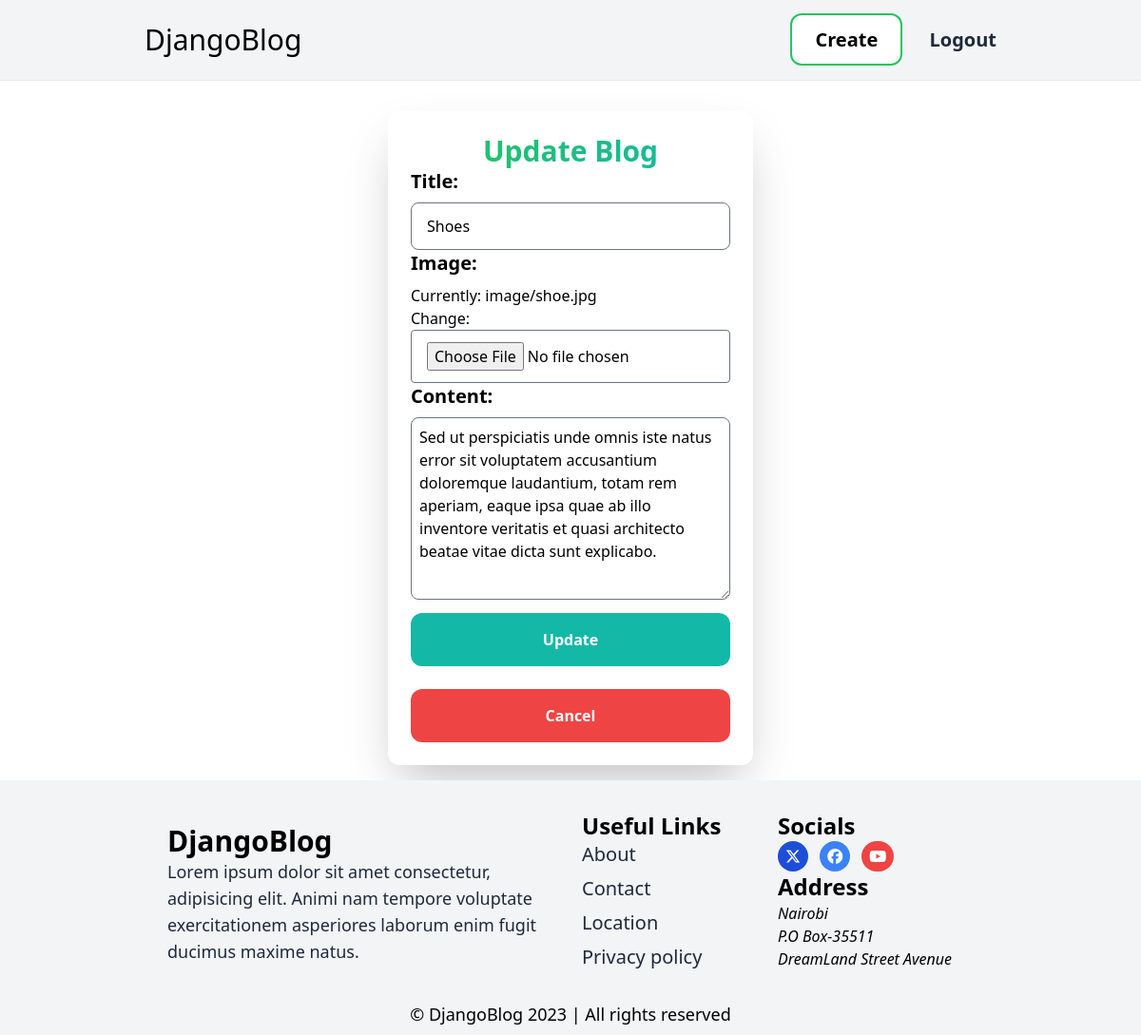
The app's page /update/16/ (signed in) with its own data.
### blog/models.py (models this page shows, shortened)
class Post(models.Model):
    title=models.CharField(max_length=200)
    image=models.ImageField(upload_to='image',blank=True,null=True)
    content=models.TextField()
    author=models.ForeignKey('auth.User',on_delete=models.CASCADE)
    published_at=models.DateTimeField(auto_now_add=True)
    updated_at=models.DateTimeField(auto_now=True)
    slug=models.SlugField(max_length=200,default='',blank=True)
    class Meta:
        ordering=['-published_at']
    def get_absolute_url(self):
        return reverse('blog:detail',args=[self.slug,self.id])

### blog/views.py (the view, shortened to what this page needs)
# urls.py: path('update/<int:pk>/',BlogUpdateView.as_view(), name='update'),
class BlogUpdateView(LoginRequiredMixin,UpdateView):
    model=Post
    form_class=PostForm
    template_name='blog/update_post.html'

### blog/forms.py
class PostForm(forms.ModelForm):
    class Meta:
        model=Post
        fields=['title','image','content',]
    title=forms.CharField(widget=forms.TextInput(attrs={
        'placeholder':'Write a nice title for your content ',
        'class':'w-full px-4 py-3 rounded-lg border border-gray-500'
    }))
    image=forms.ImageField(widget=forms.ClearableFileInput(attrs={
        'class':'w-full py-3 px-4 border border-gray-500 rounded'
    }))
    content=forms.CharField(widget=forms.Textarea(attrs={
        'placeholder':'write your creative thoughts here...',
        'class':'border border-gray-500 rounded-lg h-48 w-full p-2'
    }))

### blog/templates/blog/update_post.html (shortened to what this page needs)
{% extends 'blog/base.html' %}
{% block content %}
<div class="max-w-sm m-4 mx-auto p-6 rounded-xl shadow-2xl">
  <h2 class="text-3xl font-extrabold text-transparent bg-clip-text bg-gradient-to-r from-green-500 to-teal-500 text-center">Update Blog</h2>
  <form action="" method="post" enctype="multipart/form-data">
    {% for field in form %}
    <label for="" class="text-xl font-semibold block w-full mb-2">{{field.label_tag}}</label>
    {{field}}
    {% endfor%}
    <input type="submit" value="Update" class="mt-2 px-6 py-4 rounded-xl w-full bg-teal-500 hover:bg-teal-700 text-white font-semibold">
 </form>
 <div class="w-full mt-6 flex items-center justify-center">
  <a href="{{post.get_absolute_url}}" class="px-6 py-4 text-center rounded-xl w-full bg-red-500 hover:bg-red-700 text-white font-semibold">Cancel</a>
 </div>
</div>
{% endblock %}

### records on screen
Post: form "Shoes" "Sed ut perspiciatis unde omnis iste natus error sit voluptatem accusantium doloremque laudantium, totam rem aperiam, eaque ipsa quae ab illo inventore veritatis et quasi architecto beatae vitae dicta sunt explicabo."

### other values on screen
{{ field.label_tag }} "Title:" "Image:" "Content:"
